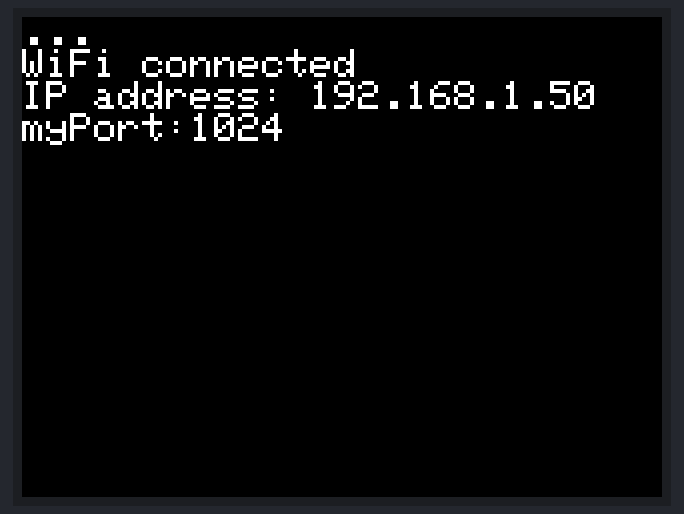
The sketch below on a simulated ESP32. On the bench: 320×240 colour display. WiFi joins after 1.5 s; servers stay silent unless stated.

Above: at 1.7 s.

The sketch:

ESP32-UDP-Receiver-Global.ino
```cpp
#include <M5Unified.h>
#include <WiFi.h>
#include <WiFiUdp.h>
void WiFiConnect();

const char* ssid = "ssid";
const char* password = "password";

WiFiUDP wifiUdp;
const int myPort = 1024; // 1024～60253を設定

void setup() {
  M5.begin();
  M5.Lcd.setTextColor(WHITE);
  M5.Lcd.setTextSize(2);
  WiFiConnect();
  wifiUdp.begin(myPort);
}

void loop() {
  int packetSize = wifiUdp.parsePacket();
  if (packetSize) {
    char packetBuffer[255]; // 受信するデータ用のバッファ
    int len = wifiUdp.read(packetBuffer, 255); // データをバッファに読み取る
    if (len > 0) {
      packetBuffer[len] = 0; // 文字列の終端を追加
    }

    M5.Lcd.clear();
    M5.Lcd.setCursor(0, 0);
    M5.Lcd.print("Received UDP data:\n");
    M5.Lcd.println(packetBuffer); // 受信したデータを表示
  }
}

void WiFiConnect() {
  WiFi.begin(ssid, password);
  while (WiFi.status() != WL_CONNECTED) {
    delay(500);
    M5.Lcd.print('.');
  }

  M5.Lcd.print("\r\nWiFi connected\r\nIP address: ");
  M5.Lcd.println(WiFi.localIP());
  M5.Lcd.printf("myPort:%d", myPort);
}
```
